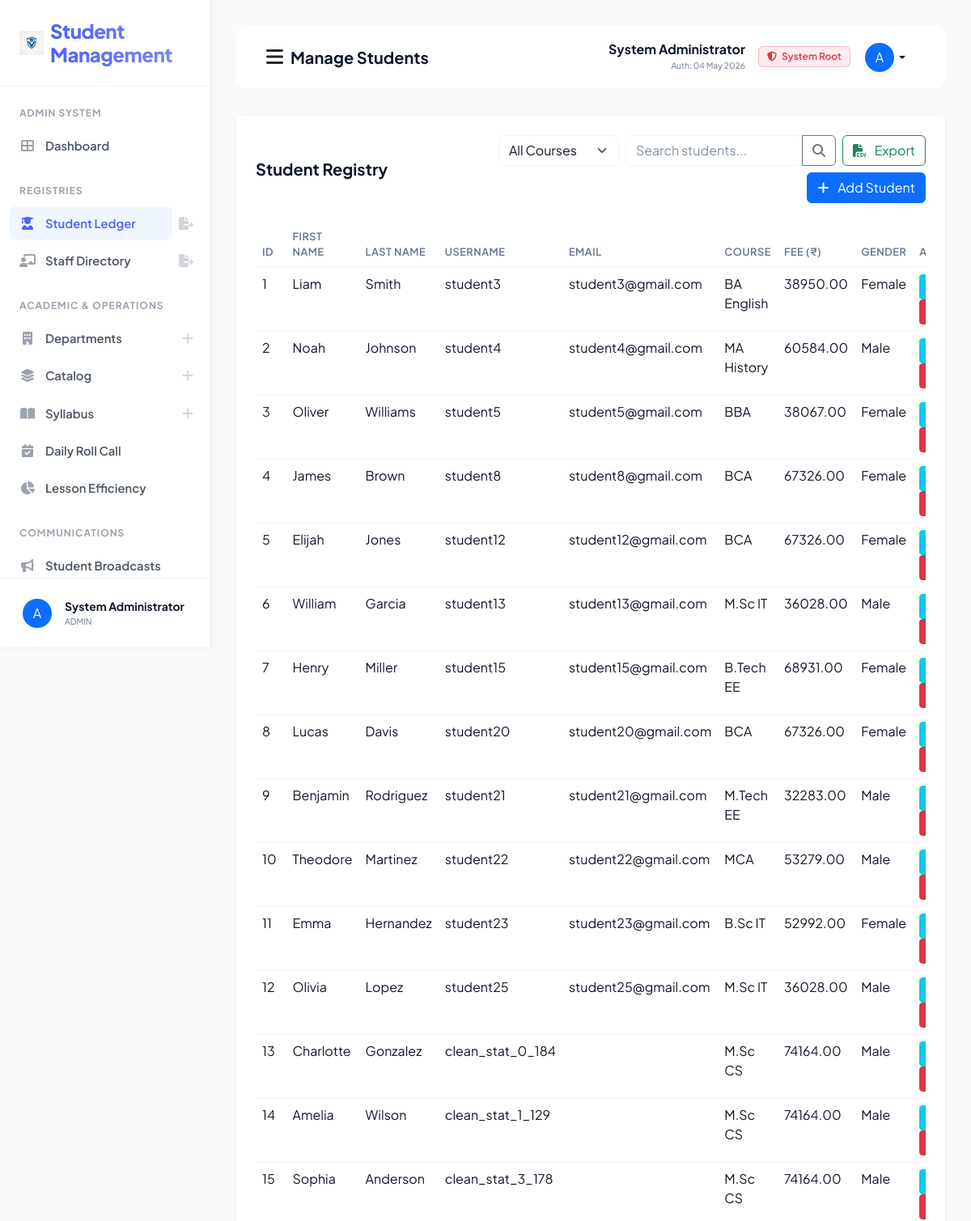
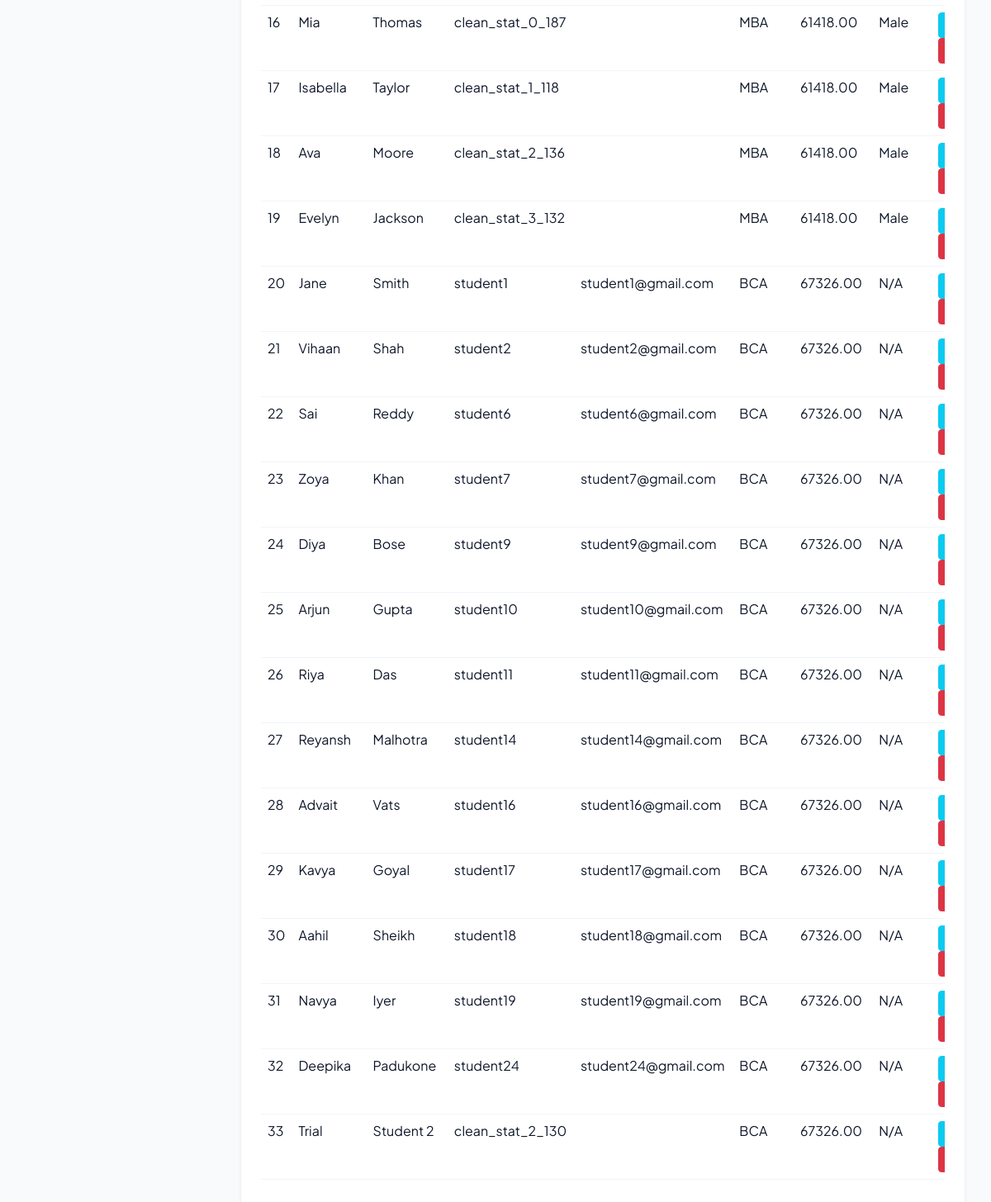
Screenshot of /manage_student/ (signed in) with the database file from the repository (2 pictures, top to bottom).
### sms/models.py (models this page shows, shortened)
class CustomUser(AbstractUser):
    USER_TYPE_CHOICES = (
        ('ADMIN', 'Admin'),
        ('TEACHER', 'Teacher'),
        ('STUDENT', 'Student'),
    )
    user_type = models.CharField(max_length=10, choices=USER_TYPE_CHOICES, default='ADMIN')
    profile_pic = models.ImageField(upload_to='profile_pics/', null=True, blank=True)
    phone = models.CharField(max_length=15, null=True, blank=True)

class Student(models.Model):
    user = models.OneToOneField(CustomUser, on_delete=models.CASCADE)
    gender = models.CharField(max_length=10)
    address = models.TextField()
    course = models.ForeignKey(Course, on_delete=models.DO_NOTHING)
    created_at = models.DateTimeField(auto_now_add=True)
    updated_at = models.DateTimeField(auto_now=True)

class Course(models.Model):
    name = models.CharField(max_length=100)
    fee = models.DecimalField(max_digits=10, decimal_places=2, default=0)
    department = models.ForeignKey(Department, on_delete=models.CASCADE, null=True, blank=True)
    created_at = models.DateTimeField(auto_now_add=True)
    updated_at = models.DateTimeField(auto_now=True)

### sms/views/admin_views.py (the view, shortened to what this page needs)
# urls.py: path('manage_student/', admin_views.manage_student, name="manage_student"),
def manage_student(request):
    query = request.GET.get('q')
    course_filter_raw = request.GET.get('course')
    course_filter = None
    if course_filter_raw:
        try:
            course_filter = int(course_filter_raw)
        except ValueError:
            course_filter = None
    students = Student.objects.all()
    courses = Course.objects.annotate(student_count=Count('student'))
    if course_filter:
        students = students.filter(course_id=course_filter)
    context = {
        "students": students,
        "courses": courses,
        "query": query,
        "course_filter": course_filter
    }
    return render(request, "sms/admin_template/manage_student.html", context)

### sms/templates/sms/admin_template/manage_student.html (shortened to what this page needs)
{% extends 'sms/base.html' %}
{% block page_title %}Manage Students{% endblock page_title %}
{% block sidebar_nav %}
{% include 'sms/admin_template/sidebar_template.html' with active_page='manage_student' %}
{% endblock sidebar_nav %}
{% block main_content %}
<div class="card shadow-sm border-0 p-4">
    <div class="row g-3 mb-4 align-items-center">
        <div class="col-md-3">
            <h5 class="fw-bold mb-0">Student Registry</h5>
        </div>
        <div class="col-md-9 d-flex flex-wrap gap-2 justify-content-end">
            <form method="GET" class="d-flex gap-2">
                <select name="course" class="form-select w-auto" onchange="this.form.submit()">
                    <option value="">All Courses</option>
                </select>
                <div class="input-group w-auto">
                    <input type="text" name="q" class="form-control" placeholder="Search students..."
                        value="{{ query|default:'' }}">
                    <button class="btn btn-outline-secondary" type="submit"><i class="fas fa-search"></i></button>
                </div>
            </form>
            <a href="{% url 'export_students_csv' %}" class="btn btn-outline-success"><i
                    class="fas fa-file-csv me-2"></i> Export</a>
            <a href="{% url 'add_student' %}" class="btn btn-primary"><i class="fas fa-plus me-2"></i> Add Student</a>
        </div>
    </div>
    <div class="table-responsive">
        <table class="table table-hover">
            <thead>
                <tr>
                    <th>ID</th>
                    <th>First Name</th>
                    <th>Last Name</th>
                    <th>Username</th>
                    <th>Email</th>
                    <th>Course</th>
                    <th>Fee (₹)</th>
                    <th>Gender</th>
                    <th>Action</th>
                </tr>
            </thead>
            <tbody>
                {% for student in students %}
                <tr>
                    <td>{{ forloop.counter }}</td>
                    <td>{{ student.user.first_name }}</td>
                    <td>{{ student.user.last_name }}</td>
                    <td>{{ student.user.username }}</td>
                    <td>{{ student.user.email }}</td>
                    <td>{{ student.course.name }}</td>
                    <td>{{ student.course.fee }}</td>
                    <td>{{ student.gender }}</td>
                    <td>
                        <a href="{% url 'edit_student' student.id %}" class="btn btn-sm btn-info text-white"></a>
                        <a href="{% url 'delete_student' student.id %}" class="btn btn-sm btn-danger"
                            onclick="return confirm('Are you sure?')"></a>
                    </td>
                </tr>
                {% empty %}
                <tr>
                    <td colspan="8" class="text-center">No students found</td>
                </tr>
                {% endfor %}
            </tbody>
        </table>
    </div>
</div>
{% endblock main_content %}

### sms/templates/sms/base.html (shortened to what this page needs)
<!DOCTYPE html>
{% load static %}
<html lang="en">
<head>
    <link href="https://cdn.jsdelivr.net/npm/bootstrap@5.3.0/dist/css/bootstrap.min.css" rel="stylesheet">
    <link rel="stylesheet" href="https://cdnjs.cloudflare.com/ajax/libs/font-awesome/6.4.0/css/all.min.css">
    <link rel="stylesheet" href="{% static 'css/style.css' %}?v=4.0">
</head>
<body>
    <div class="sidebar" id="sidebar">
        <div class="sidebar-brand d-flex align-items-center">
            <img src="{% static 'images/logo.png' %}" width="30" height="30" class="me-2">
            <h4 class="m-0">Student Management</h4>
        </div>
        <div class="nav flex-column sidebar-scroll flex-grow-1 overflow-y-auto">
            {% block sidebar_nav %}{% endblock sidebar_nav %}
        </div>
        <div class="sidebar-footer border-top p-0 mt-auto">
            <div class="dropup w-100">
                <button class="btn w-100 d-flex align-items-center p-3 border-0 bg-transparent dropdown-toggle no-caret" type="button" data-bs-toggle="dropdown" aria-expanded="false">
                    {% if user.profile_pic %}
                    <img src="{{ user.profile_pic.url }}" width="36" height="36" class="rounded-circle me-3 shadow-sm">
                    {% else %}
                    <div class="bg-primary text-white rounded-circle d-flex align-items-center justify-content-center shadow-sm me-3" style="width: 36px; height: 36px; flex-shrink: 0;">
                        {{ user.username|first|upper }}
                    </div>
                    {% endif %}
                    <div class="text-start overflow-hidden">
                        <div class="fw-bold small text-dark text-truncate">{{ user.get_full_name }}</div>
                        <div class="text-muted text-truncate" style="font-size: 0.65rem;">{{ user.user_type }}</div>
                    </div>
                </button>
            </div>
        </div>
    </div>
    <div class="main-content">
        <nav class="navbar border-bottom">
            <div class="container-fluid">
                <div class="d-flex align-items-center">
                    <button id="sidebarToggle" class="btn btn-link link-dark me-2 p-0">
                        <i class="fas fa-bars fs-4 text-main"></i>
                    </button>
                    <span class="navbar-brand fw-bold text-dark">{% block page_title %}{% endblock page_title %}</span>
                </div>
                <div class="d-flex align-items-center">
                    <div class="dropdown">
                        <button
                            class="btn btn-link dropdown-toggle text-decoration-none text-dark d-flex align-items-center"
                            type="button" data-bs-toggle="dropdown">
                            <div class="text-end me-3 d-none d-md-block">
                                <span class="d-block fw-bold lh-1 mb-1">{{ user.get_full_name }}</span>
                                <span class="d-block text-muted" style="font-size: 0.65rem;">Auth: {{ user.last_login|date:"d M Y" }}</span>
                            </div>
                            {% if user.user_type == "TEACHER" %}
                            <span class="badge bg-soft-success text-success me-3 border border-success border-opacity-25 d-none d-lg-inline-block">
                                <i class="fas fa-certificate me-1"></i> Staff Verified
                            </span>
                            {% elif user.user_type == "STUDENT" %}
                             <span class="badge bg-soft-primary text-primary me-3 border border-primary border-opacity-25 d-none d-lg-inline-block">
                                <i class="fas fa-user-graduate me-1"></i> Student ID Active
                            </span>
                             {% elif user.user_type == "ADMIN" %}
                             <span class="badge bg-soft-danger text-danger me-3 border border-danger border-opacity-25 d-none d-lg-inline-block">
                                <i class="fas fa-shield-alt me-1"></i> System Root
                            </span>
                            {% endif %}
                            {% if user.profile_pic %}
                            <img src="{{ user.profile_pic.url }}" width="40" height="40" class="rounded-circle shadow-sm border border-light">
                            {% else %}
                            <div class="bg-primary text-white rounded-circle d-flex align-items-center justify-content-center shadow-sm"
                                style="width: 40px; height: 40px; border: 2px solid white;">
                                {{ user.username|first|upper }}
                            </div>
                            {% endif %}
                        </button>
                    </div>
                </div>
            </div>
        </nav>
        {% block main_content %}{% endblock main_content %}
    </div>
</body>
</html>

### sms/templates/sms/admin_template/sidebar_template.html (shortened to what this page needs)
<div class="sidebar-section-header">Admin System</div>
<div class="sidebar-item-row">
        <a href="{% url 'admin_home' %}" class="nav-link {% if active_page == 'dashboard' %}active{% endif %}">
                <i class="fas fa-th-large"></i> <span>Dashboard</span>
        </a>
</div>
<div class="sidebar-section-header">Registries</div>
<div class="sidebar-item-row">
        <a href="{% url 'manage_student' %}" class="nav-link {% if active_page == 'manage_student' %}active{% endif %}">
                <i class="fas fa-user-graduate"></i> <span>Student Ledger</span>
        </a>
        <a href="{% url 'export_students_csv' %}" class="sidebar-action-btn" title="Export CSV"><i
                        class="fas fa-file-export"></i></a>
</div>
<div class="sidebar-item-row">
        <a href="{% url 'manage_teacher' %}" class="nav-link {% if active_page == 'manage_teacher' %}active{% endif %}">
                <i class="fas fa-chalkboard-teacher"></i> <span>Staff Directory</span>
        </a>
        <a href="{% url 'export_teachers_csv' %}" class="sidebar-action-btn" title="Export CSV"><i
                        class="fas fa-file-export"></i></a>
</div>
<div class="sidebar-section-header">Academic & Operations</div>
<div class="sidebar-item-row">
        <a href="{% url 'manage_department' %}"
                class="nav-link {% if active_page == 'manage_department' %}active{% endif %}">
                <i class="fas fa-building"></i> <span>Departments</span>
        </a>
        <a href="{% url 'add_department' %}" class="sidebar-action-btn" title="Add Department"><i
                        class="fas fa-plus"></i></a>
</div>
<div class="sidebar-item-row">
        <a href="{% url 'manage_course' %}" class="nav-link {% if active_page == 'manage_course' %}active{% endif %}">
                <i class="fas fa-layer-group"></i> <span>Catalog</span>
        </a>
        <a href="{% url 'add_course' %}" class="sidebar-action-btn" title="Add Course"><i class="fas fa-plus"></i></a>
</div>
<div class="sidebar-item-row">
        <a href="{% url 'manage_subject' %}" class="nav-link {% if active_page == 'manage_subject' %}active{% endif %}">
                <i class="fas fa-book-open"></i> <span>Syllabus</span>
        </a>
        <a href="{% url 'add_subject' %}" class="sidebar-action-btn" title="Add Subject"><i class="fas fa-plus"></i></a>
</div>
<div class="sidebar-item-row">
        <a href="{% url 'admin_attendance_summary' %}"
                class="nav-link {% if active_page == 'attendance_summary' %}active{% endif %}">
                <i class="fas fa-calendar-check"></i> <span>Daily Roll Call</span>
        </a>
</div>
<div class="sidebar-item-row">
        <a href="{% url 'admin_lesson_tracker' %}"
                class="nav-link {% if active_page == 'lesson_tracker' %}active{% endif %}">
                <i class="fas fa-chart-pie"></i> <span>Lesson Efficiency</span>
        </a>
</div>
<div class="sidebar-section-header">Communications</div>
<div class="sidebar-item-row">
        <a href="{% url 'send_student_notification' %}"
                class="nav-link {% if active_page == 'student_notification' %}active{% endif %}">
                <i class="fas fa-bullhorn"></i> <span>Student Broadcasts</span>
        </a>
</div>

### rows the page displays
CustomUser: username|first "A", get_full_name "System Administrator", user_type "ADMIN", last_login "04 May 2026"
Student: user.first_name "Liam", user.last_name "Smith", user.username "student3", user.email "student3@gmail.com", course.name "BA English", course.fee "38950.00", gender "Female"
Student: user.first_name "Noah", user.last_name "Johnson", user.username "student4", user.email "student4@gmail.com", course.name "MA History", course.fee "60584.00", gender "Male"
Student: user.first_name "Oliver", user.last_name "Williams", user.username "student5", user.email "student5@gmail.com", course.name "BBA", course.fee "38067.00", gender "Female"
Student: user.first_name "James", user.last_name "Brown", user.username "student8", user.email "student8@gmail.com", course.name "BCA", course.fee "67326.00", gender "Female"
Student: user.first_name "Elijah", user.last_name "Jones", user.username "student12", user.email "student12@gmail.com", course.name "BCA", course.fee "67326.00", gender "Female"
Student: user.first_name "William", user.last_name "Garcia", user.username "student13", user.email "student13@gmail.com", course.name "M.Sc IT", course.fee "36028.00", gender "Male"
Student: user.first_name "Henry", user.last_name "Miller", user.username "student15", user.email "student15@gmail.com", course.name "B.Tech EE", course.fee "68931.00", gender "Female"
Student: user.first_name "Lucas", user.last_name "Davis", user.username "student20", user.email "student20@gmail.com", course.name "BCA", course.fee "67326.00", gender "Female"
Student: user.first_name "Benjamin", user.last_name "Rodriguez", user.username "student21", user.email "student21@gmail.com", course.name "M.Tech EE", course.fee "32283.00", gender "Male"
Student: user.first_name "Theodore", user.last_name "Martinez", user.username "student22", user.email "student22@gmail.com", course.name "MCA", course.fee "53279.00", gender "Male"
Student: user.first_name "Emma", user.last_name "Hernandez", user.username "student23", user.email "student23@gmail.com", course.name "B.Sc IT", course.fee "52992.00", gender "Female"
Student: user.first_name "Olivia", user.last_name "Lopez", user.username "student25", user.email "student25@gmail.com", course.name "M.Sc IT", course.fee "36028.00", gender "Male"
Student: user.first_name "Charlotte", user.last_name "Gonzalez", user.username "clean_stat_0_184", course.name "M.Sc CS", course.fee "74164.00", gender "Male"
Student: user.first_name "Amelia", user.last_name "Wilson", user.username "clean_stat_1_129", course.name "M.Sc CS", course.fee "74164.00", gender "Male"
Student: user.first_name "Sophia", user.last_name "Anderson", user.username "clean_stat_3_178", course.name "M.Sc CS", course.fee "74164.00", gender "Male"
Student: user.first_name "Mia", user.last_name "Thomas", user.username "clean_stat_0_187", course.name "MBA", course.fee "61418.00", gender "Male"
Student: user.first_name "Isabella", user.last_name "Taylor", user.username "clean_stat_1_118", course.name "MBA", course.fee "61418.00", gender "Male"
Student: user.first_name "Ava", user.last_name "Moore", user.username "clean_stat_2_136", course.name "MBA", course.fee "61418.00", gender "Male"
Student: user.first_name "Evelyn", user.last_name "Jackson", user.username "clean_stat_3_132", course.name "MBA", course.fee "61418.00", gender "Male"
Student: user.first_name "Jane", user.last_name "Smith", user.username "student1", user.email "student1@gmail.com", course.name "BCA", course.fee "67326.00", gender "N/A"
Student: user.first_name "Vihaan", user.last_name "Shah", user.username "student2", user.email "student2@gmail.com", course.name "BCA", course.fee "67326.00", gender "N/A"
Student: user.first_name "Sai", user.last_name "Reddy", user.username "student6", user.email "student6@gmail.com", course.name "BCA", course.fee "67326.00", gender "N/A"
Student: user.first_name "Zoya", user.last_name "Khan", user.username "student7", user.email "student7@gmail.com", course.name "BCA", course.fee "67326.00", gender "N/A"
Student: user.first_name "Diya", user.last_name "Bose", user.username "student9", user.email "student9@gmail.com", course.name "BCA", course.fee "67326.00", gender "N/A"
Student: user.first_name "Arjun", user.last_name "Gupta", user.username "student10", user.email "student10@gmail.com", course.name "BCA", course.fee "67326.00", gender "N/A"
Student: user.first_name "Riya", user.last_name "Das", user.username "student11", user.email "student11@gmail.com", course.name "BCA", course.fee "67326.00", gender "N/A"
Student: user.first_name "Reyansh", user.last_name "Malhotra", user.username "student14", user.email "student14@gmail.com", course.name "BCA", course.fee "67326.00", gender "N/A"
Student: user.first_name "Advait", user.last_name "Vats", user.username "student16", user.email "student16@gmail.com", course.name "BCA", course.fee "67326.00", gender "N/A"
Student: user.first_name "Kavya", user.last_name "Goyal", user.username "student17", user.email "student17@gmail.com", course.name "BCA", course.fee "67326.00", gender "N/A"
Student: user.first_name "Aahil", user.last_name "Sheikh", user.username "student18", user.email "student18@gmail.com", course.name "BCA", course.fee "67326.00", gender "N/A"
Student: user.first_name "Navya", user.last_name "Iyer", user.username "student19", user.email "student19@gmail.com", course.name "BCA", course.fee "67326.00", gender "N/A"
Student: user.first_name "Deepika", user.last_name "Padukone", user.username "student24", user.email "student24@gmail.com", course.name "BCA", course.fee "67326.00", gender "N/A"
Student: user.first_name "Trial", user.last_name "Student 2", user.username "clean_stat_2_130", course.name "BCA", course.fee "67326.00", gender "N/A"
